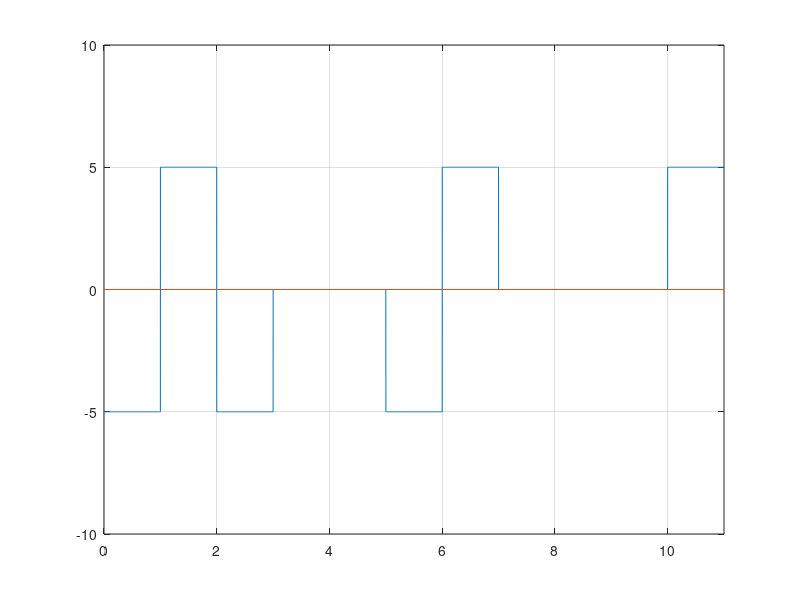

This chart was generated by the following MATLAB code:
clc; #... Clear command line
clear all; #... Clear variables
close all; #... Clear figures

bits = [1 1 0 0 0 0 1 0 0 0 0];

#... Modulation
bitrate = 1;
voltage = 5;

sampling_rate = 1000;
sampling_time = 1/sampling_rate;

end_time = length(bits)/bitrate;
time = 0:sampling_time:end_time;

zero = 0; one = 0;
for i = 1:length(bits)
  if bits(i) == 0
    count = count+1;
  else
    count = 0;
    one = one+1;
  endif
  if count == 4
    bits(i) = -1; count = 0;
    if rem(one, 2) == 0
      bits(i-3) = 1;
    endif
  endif
endfor

index = 1;
sign = -1;

for i = 1:length(time)
  modulation(i) = bits(index)*sign*voltage;
  if time(i)*bitrate >= index
    if bits(index) == 1
      sign = -sign;
    endif
    index = index+1;
  endif
endfor

plot(time, modulation);
axis([0 end_time -voltage-5 voltage+5]);
line([0 end_time], [0 0]);
grid on;

#... Demodulation
index = 1;

for i = 1:length(modulation)
  demodulation(index) = modulation(i)/voltage;
  if time(i)*bitrate >= index
    index = index+1;
  endif
endfor

last = 0;
for i = 1:length(demodulation)
  if demodulation(i) != 0
    if last != 0 && demodulation(i) == last
      for j = -3:0
        demodulation(i+j) = 0;
      endfor
    endif
    last = demodulation(i);
  endif
endfor

demodulation = abs(demodulation);

disp(demodulation);
